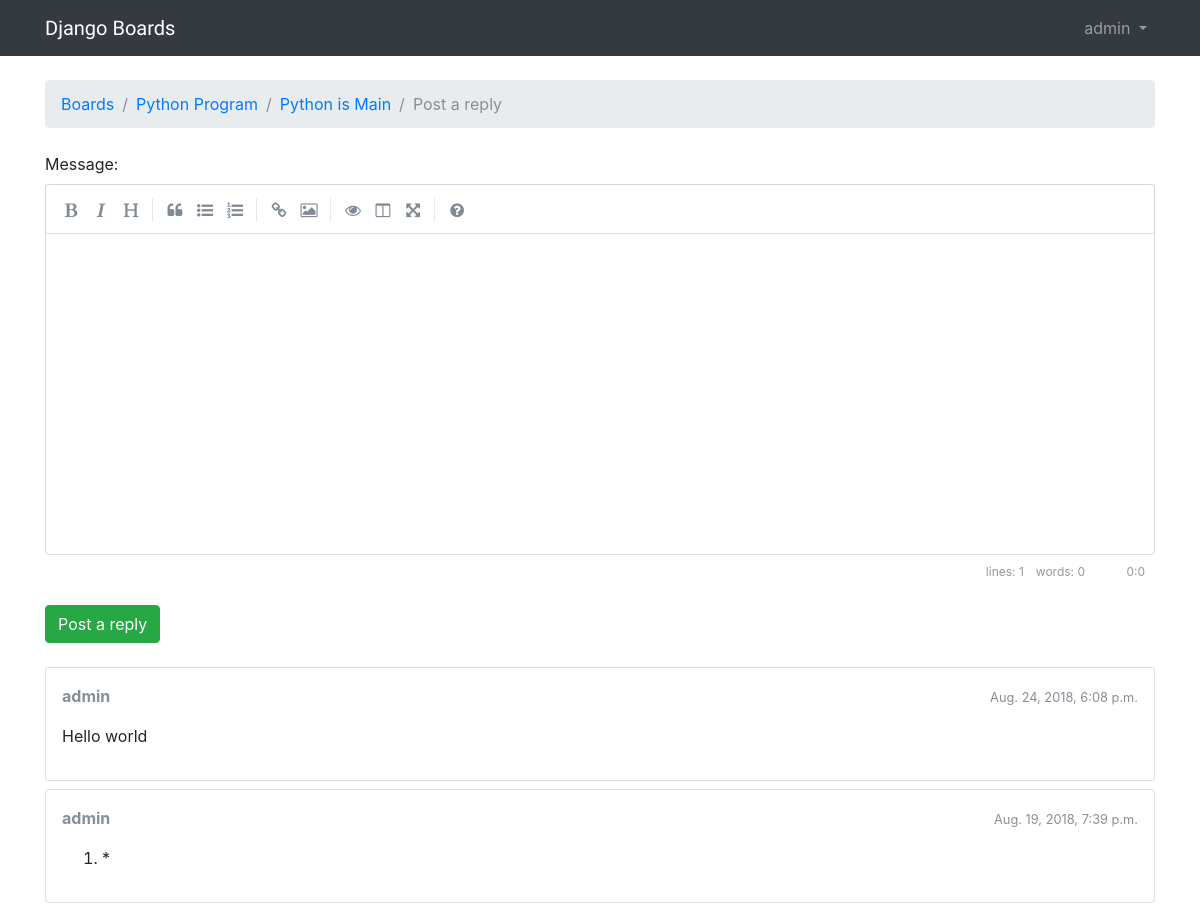
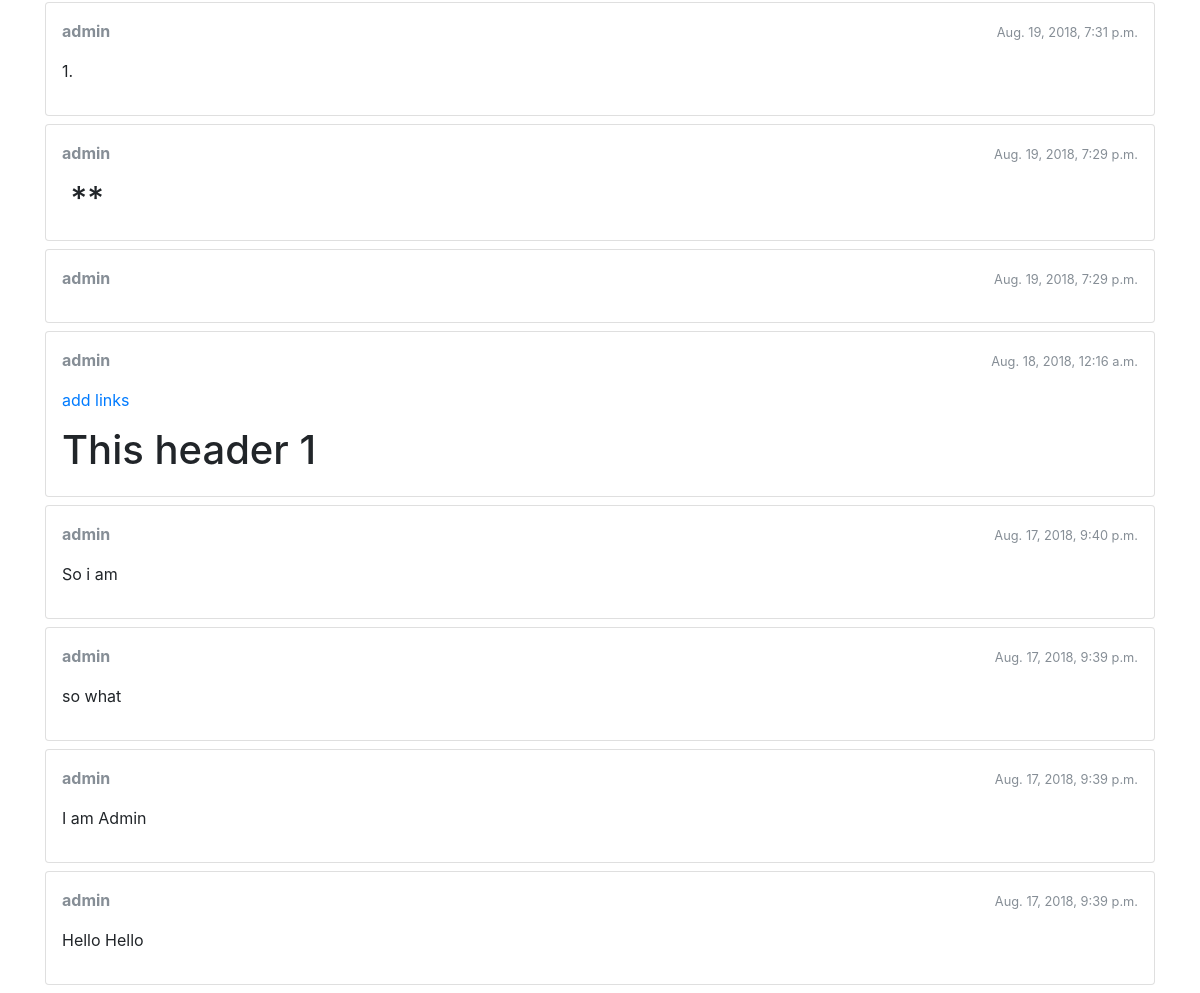
The app's page /boards/6/topics/9/reply/ (signed in) with its own data (2 pictures, top to bottom).
### boards/models.py (models this page shows, shortened)
class Topic(models.Model):
    subject = models.CharField(max_length=255)
    last_updated = models.DateTimeField(auto_now_add=True)
    board = models.ForeignKey(Board,on_delete = models.CASCADE, related_name='topics')
    starter = models.ForeignKey(User,on_delete = models.CASCADE, related_name='topics')
    views = models.PositiveIntegerField(default=0)
    def get_last_ten_posts(self):
        return self.posts.order_by('-created_at')[:10]

class Board(models.Model):
    name = models.CharField(max_length=30, unique=True)
    description = models.CharField(max_length=100)

class Post(models.Model):
    message = models.TextField(max_length=4000)
    topic = models.ForeignKey(Topic,on_delete = models.CASCADE, related_name='posts')
    created_at = models.DateTimeField(auto_now_add=True)
    updated_at = models.DateTimeField(null=True)
    created_by = models.ForeignKey(User,on_delete = models.CASCADE, related_name='posts')
    updated_by = models.ForeignKey(User,on_delete = models.CASCADE, null=True, related_name='+')
    def get_message_as_markdown(self):
        return mark_safe(markdown(self.message, safe_mode='escape'))

### boards/views.py (the view)
# urls.py: re_path(r'^boards/(?P<pk>\d+)/topics/(?P<topic_pk>\d+)/reply/$',views.reply_topic, name='reply_topic'),
@login_required
def reply_topic(request, pk, topic_pk):
    topic = get_object_or_404(Topic, board__pk=pk, pk=topic_pk)
    if request.method == 'POST':
        form = PostForm(request.POST)
        if form.is_valid():
            post = form.save(commit=False)
            post.topic = topic
            post.created_by = request.user
            post.save()
            topic.last_updated = timezone.now()  # <- here
            topic.save()
            topic_url = reverse('topic_posts', kwargs={'pk': pk, 'topic_pk': topic_pk})
            topic_post_url = '{url}?page={page}#{id}'.format(
                url=topic_url,
                id=post.pk,
                page=topic.get_page_count()
            )
            return redirect(topic_post_url)
    else:
        form = PostForm()
    return render(request, 'boards/reply_topic.html', {'topic': topic, 'form': form})

### boards/templatetags/form_tags.py (called while the page is built)
@register.filter
def input_class(bound_field):
    css_class = ''
    if bound_field.form.is_bound:
        if bound_field.errors:
            css_class = 'is-invalid'
        elif field_type(bound_field) != 'PasswordInput':
            css_class = 'is-valid'
    return 'form-control {}'.format(css_class)

### boards/templates/boards/reply_topic.html (shortened to what this page needs)
{% extends 'base.html' %}
{% load static %}
{% load widget_tweaks %}
{% block stylesheet %}
  <link rel="stylesheet" href="{% static 'css/simplemde.min.css' %}">
{% endblock %}
{% block breadcrumb %}
  <li class="breadcrumb-item"><a href="{% url 'home' %}">Boards</a></li>
  <li class="breadcrumb-item"><a href="{% url 'board_topics' topic.board.pk %}">{{ topic.board.name }}</a></li>
  <li class="breadcrumb-item"><a href="{% url 'topic_posts' topic.board.pk topic.pk %}">{{ topic.subject }}</a></li>
  <li class="breadcrumb-item active">Post a reply</li>
{% endblock %}
{% block content %}
  <form method="post" class="mb-4" novalidate>
    {% include 'includes/form.html' %}
    <button type="submit" class="btn btn-success">Post a reply</button>
  </form>
  {% for post in topic.get_last_ten_posts %}
    <div class="card mb-2">
      <div class="card-body p-3">
        <div class="row mb-3">
          <div class="col-6">
            <strong class="text-muted">{{ post.created_by.username }}</strong>
          </div>
          <div class="col-6 text-right">
            <small class="text-muted">{{ post.created_at }}</small>
          </div>
        </div>
        {{ post.get_message_as_markdown }}
      </div>
    </div>
  {% endfor %}
{% endblock %}

### boards/templates/base.html (shortened to what this page needs)
{% load static %}<!DOCTYPE html>
<html>
  <head>
    <link rel="stylesheet" href="{% static 'css/bootstrap.min.css' %}">
    <link rel="stylesheet" href="{% static 'css/app.css' %}">
       {% block stylesheet %} {% endblock %}
  </head>
  <body>
    {% block body %}
      <nav class="navbar navbar-expand-sm navbar-dark bg-dark">
        <div class="container">
          <a class="navbar-brand" href="{% url 'home' %}">Django Boards</a>
          <div class="collapse navbar-collapse" id="mainMenu">
            {% if user.is_authenticated %}
              <ul class="navbar-nav ml-auto">
                <li class="nav-item dropdown">
                  <a class="nav-link dropdown-toggle" href="#" id="userMenu" data-toggle="dropdown" aria-haspopup="true" aria-expanded="false">
                    {{ user.username }}
                  </a>
                </li>
              </ul>
            {% else %}
              <form class="form-inline ml-auto">
                <a href="{% url 'login' %}" class="btn btn-outline-secondary">Log in</a>
                <a href="{% url 'signup' %}" class="btn btn-primary ml-2">Sign up</a>
              </form>
            {% endif %}
          </div>
        </div>
      </nav>
      <div class="container">
        <ol class="breadcrumb my-4">
          {% block breadcrumb %}
          {% endblock %}
        </ol>
        {% block content %}
        {% endblock %}
      </div>
    {% endblock body %}
  </body>
</html>

### static/css/app.css (style rules this page uses)
.navbar-brand { font-family: 'Peralta', cursive; }

### records on screen
Topic: board.name "Python Program", subject "Python is Main"
Post: created_by.username "admin", created_at "Aug. 24, 2018, 6:08 p.m.", get_message_as_markdown "Hello world"
Post: created_by.username "admin", created_at "Aug. 19, 2018, 7:39 p.m.", get_message_as_markdown "*"
Post: created_by.username "admin", created_at "Aug. 19, 2018, 7:31 p.m.", get_message_as_markdown "1."
Post: created_by.username "admin", created_at "Aug. 19, 2018, 7:29 p.m.", get_message_as_markdown "**"
Post: created_by.username "admin", created_at "Aug. 19, 2018, 7:29 p.m."
Post: created_by.username "admin", created_at "Aug. 18, 2018, 12:16 a.m.", get_message_as_markdown "add links This header 1"
Post: created_by.username "admin", created_at "Aug. 17, 2018, 9:40 p.m.", get_message_as_markdown "So i am"
Post: created_by.username "admin", created_at "Aug. 17, 2018, 9:39 p.m.", get_message_as_markdown "so what"
Post: created_by.username "admin", created_at "Aug. 17, 2018, 9:39 p.m.", get_message_as_markdown "I am Admin"
Post: created_by.username "admin", created_at "Aug. 17, 2018, 9:39 p.m.", get_message_as_markdown "Hello Hello"

### other values on screen
{{ user.username }} "admin"
{{ field.label_tag }} "Message:"
